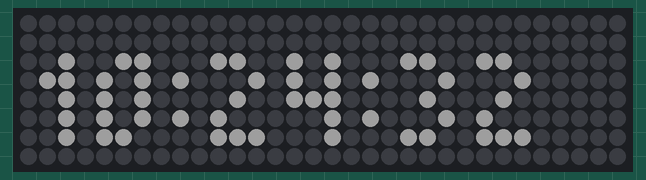
This sketch was run on a simulated ESP32. Parts: 32×8 RGB LED matrix (first LED top left, wired row by row). Dim RGB values are drawn brighter than linear; WiFi joins after 1.5 s; servers stay silent unless stated; the local clock reads 2024-03-15 10:24:30 at power-on unless the sketch sets it.

Above: at 2.6 s.
At 6.6 s:
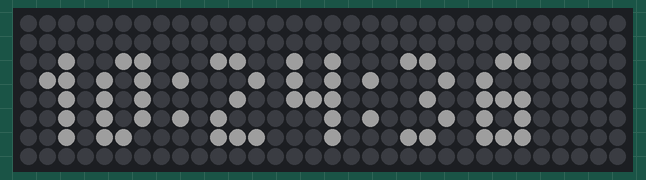
At 11.7 s:
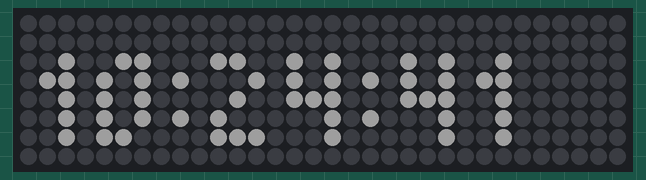
At 20.8 s:
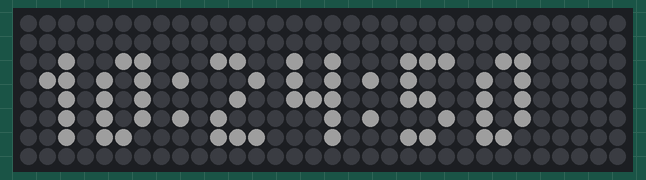
At 29.8 s:
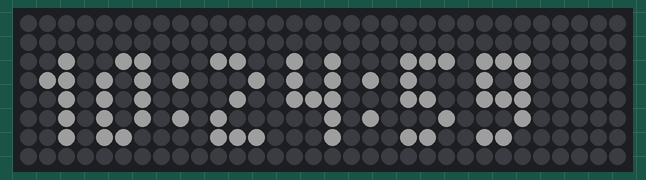
At 38.9 s:
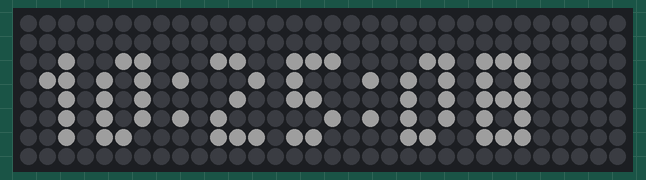

The sketch:

step_10.ino
```cpp
#include <Adafruit_GFX.h>
#include <Adafruit_NeoMatrix.h>
#include <Adafruit_NeoPixel.h>
#include <Fonts/TomThumb.h>

#include <WiFi.h>
#include <HTTPClient.h>
#include <time.h>

// Initialize an Adafruit NeoMatrix instance
Adafruit_NeoMatrix matrix = Adafruit_NeoMatrix(
    32, // Matrix width in pixels.
    8,  // Matrix height in pixels.
    13, // ESP32 pin number for NeoPixel data out.
    // Matrix layout settings - add together NEO_MATRIX_* values to declare orientation, rotation, etc.
    NEO_MATRIX_TOP + NEO_MATRIX_LEFT + NEO_MATRIX_COLUMNS + NEO_MATRIX_PROGRESSIVE + NEO_MATRIX_ZIGZAG,
    // NeoPixel LED type settings
    NEO_GRB + NEO_KHZ800
);

// The setup function is called once at startup
void setup() {
    // Setting preferences for the matrix instance
    matrix.begin();
    matrix.setTextWrap(false);
    matrix.setBrightness(30);
    matrix.setFont(&TomThumb);

    // Set the username and password of the WiFi that the ESP32 is supposed to connect to.
    // After this is set, ESP32 will connect to this WiFi and reconnect to it automatically when disconnected later.
    WiFi.begin("Justus' iPhone", "wwwwqqqq");

    // Try to connect to the WiFi
    while(WiFi.status() != WL_CONNECTED) {
        // While ESP32 is automatically trying to connect to the WiFi in the background,
        // show a "No WiFi!" message on the screen. Wait for 500ms before returning to the beginning
        // of the function and trying again.
        matrix.fillScreen(matrix.Color(0, 0, 0)); // Clear the screen
        matrix.setCursor(1, 7); // The cursor has to be reset everytime before printing something on the screen
        matrix.print("No WiFi!"); // Writes the text to be shown to the internal buffer
        matrix.show(); // Draw text in the internal buffer on the screen
        delay(500);
    }

    // Configure the NTP client for later use
    int gmtOffset = 8; // HKT (GMT+8)
    configTime(gmtOffset * 60 * 60, 0, "pool.ntp.org");
}

// The loop function is called repeatedly after the setup function is finished.
void loop() {
    struct tm timeinfo;
    if (!getLocalTime(&timeinfo))
        return;

    char msg[16];
    strftime(msg, sizeof(msg), "%H:%M:%S", &timeinfo);

    matrix.fillScreen(matrix.Color(0, 0, 0)); // Clear the screen
    matrix.setCursor(1, 7); // The cursor has to be reset everytime before printing something on the screen
    matrix.print(msg); // Writes the text to be shown to the internal buffer
    matrix.show(); // Draw text in the internal buffer on the screen

    delay(1000);
}
```

Measured:
- what the display in image 0 shows lasts 1.1 s, from 2.5 s to 3.6 s
